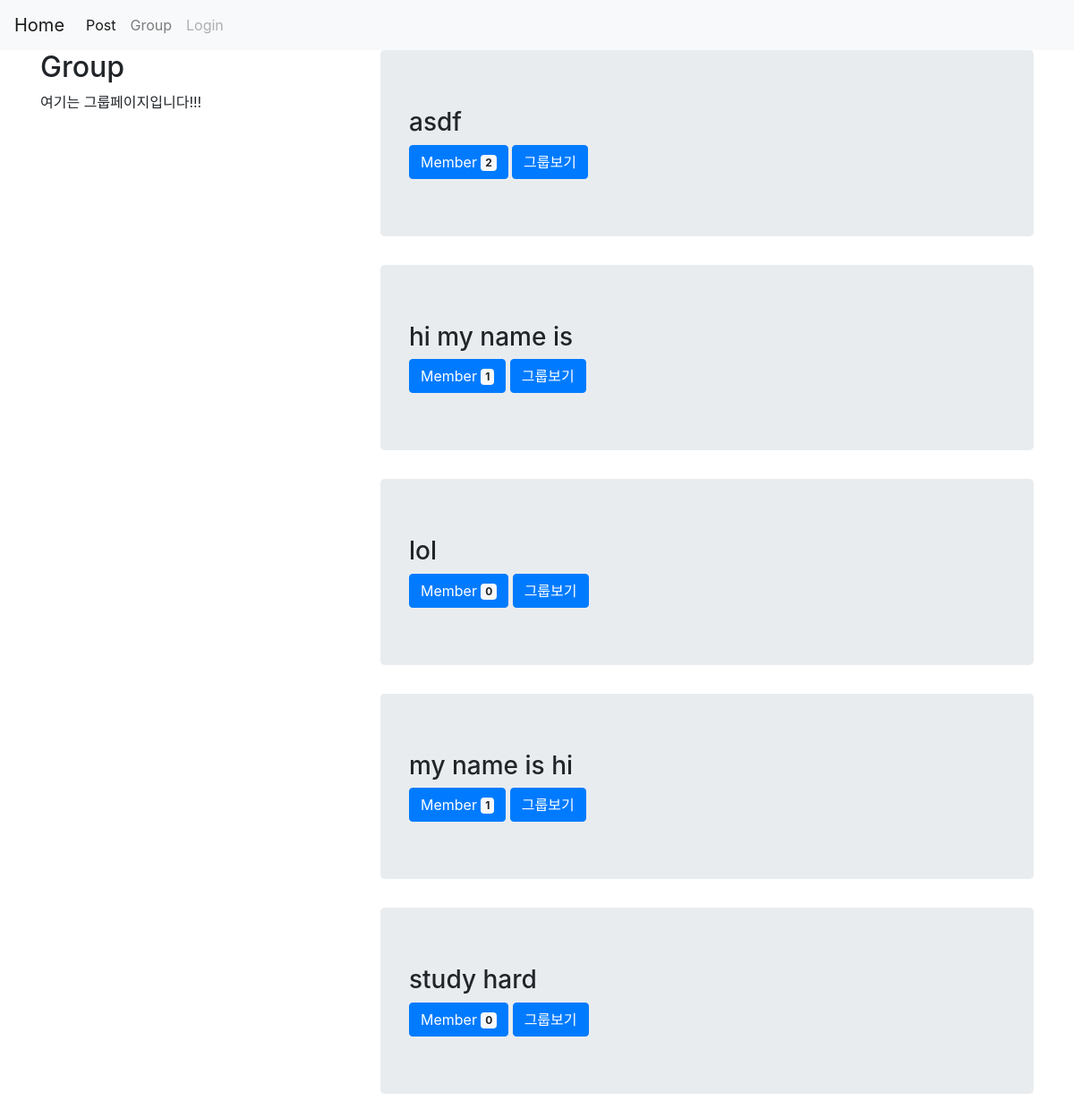
The app's page /groups/ with its own data.
### groups/models.py (models this page shows, shortened)
class Group(models.Model):
    name = models.CharField(max_length=100,unique=True)
    slug = models.SlugField(allow_unicode=True,unique=True)
    description = models.TextField()
    members = models.ManyToManyField(User,through='GroupMember')
    class Meta:
        ordering=['name']

### groups/views.py (the view)
# urls.py: path('',views.GroupList.as_view(),name='list'),
class GroupList(ListView):
    model = Group

### groups/templates/groups/group_list.html (shortened to what this page needs)
{% extends 'groups/group_base.html' %}
{% block pregroup %}
    <div class="col-md-4">
        <h2>Group</h2>
        <p>여기는 그룹페이지입니다!!!</p>
    </div>
{%endblock%}
{%block group_content%}
<div class="col-md-8">
    {% for group in group_list %}
    <div class="jumbotron">
        <h3>{{group.name}}</h3>
        <button type="button" class="btn btn-primary">
          Member <span class="badge badge-light">{{group.members.count}}</span>
        </button>
        <a href="{%url 'groups:detail' slug=group.slug%}" class='btn btn-primary'>
            그룹보기
        </a>
    </div>
    {%endfor%}
</div>
{%endblock%}

### records on screen
Group: name "asdf", members.count "2"
Group: name "hi my name is", members.count "1"
Group: name "lol", members.count "0"
Group: name "my name is hi", members.count "1"
Group: name "study hard", members.count "0"
